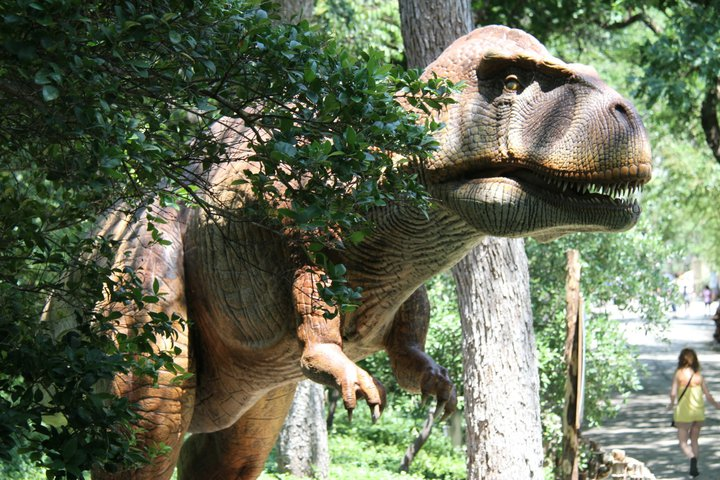
#> input picture 04_filters/trex.jpg, 720 x 480 px
$ python color_lut.py
#> lines starting #> are read from the running program, lines starting #| are printed output that depends on the picture
# color_lut_image.py

from PIL import Image
from PIL import ImageFilter


def color_lut(input_image, output_image):
#> called with input_image = 'trex.jpg', output_image = 'trex_lut.jpg'
    image = Image.open(input_image)
#> image is the input picture: PIL image 720x480 RGB; mean R, G, B 103.3, 111.3, 88.5
    filtered_image = image.filter(ImageFilter.Color3DLUT(2, [0, 1, 2] * 8))
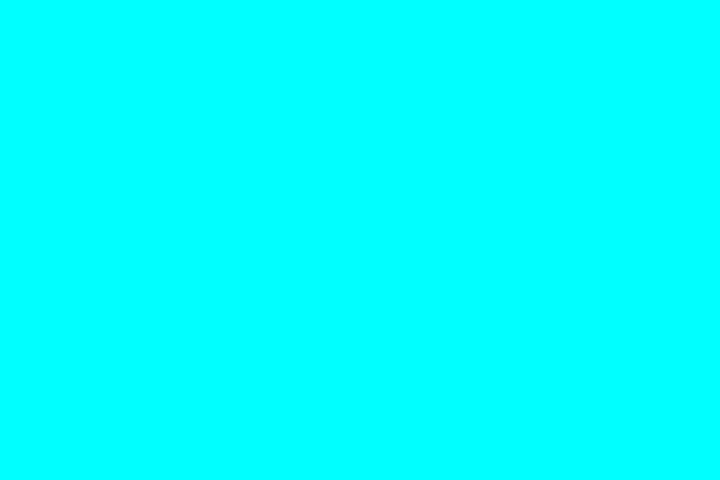
#> filtered_image: PIL image 720x480 RGB; mean R, G, B 0, 255, 255
    filtered_image.save(output_image)


if __name__ == "__main__":
    color_lut("trex.jpg", "trex_lut.jpg")
